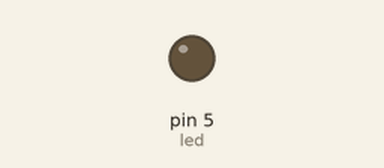
The sketch below on a simulated Arduino Uno, built with avr-gcc and run on an emulated ATmega328P. Shown: output pins drawn as LEDs (lit = HIGH).

Above: at 0.05 s.
At 0.95 s:
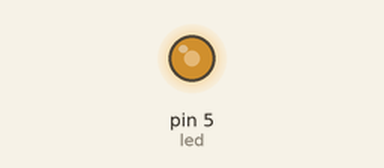
At 1.4 s:
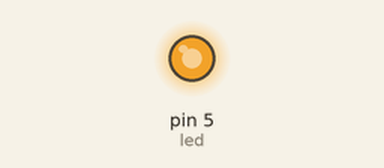
At 2.8 s:
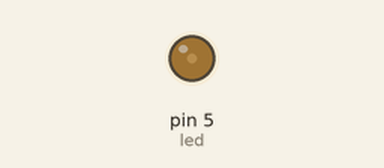
Timing chart, 0 to 7.2 s (numbered marks = the images above):
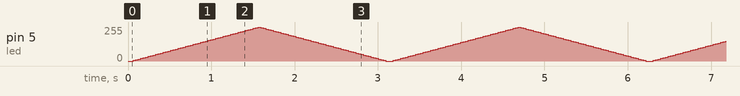

The sketch:

test_3.ino
```cpp
int led=5;
int i=0;


void setup() {
pinMode (led,OUTPUT);


}

void loop() {
for (i=0 ; i<=255 ; i=i+5 ) {
  delay (30);
  analogWrite (led ,i);


}
for (i=255 ; i >=0 ; i=i-5){


   analogWrite (led ,i);
   delay (30);
}

}
```
